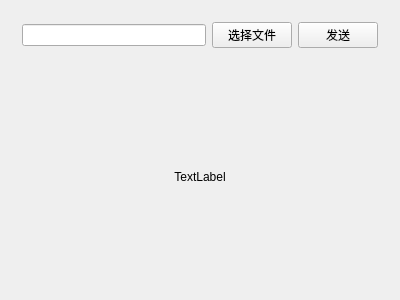
<?xml version="1.0" encoding="UTF-8"?>
<ui version="4.0">
 <class>Sender</class>
 <widget class="QWidget" name="Sender">
  <property name="geometry">
   <rect>
    <x>0</x>
    <y>0</y>
    <width>400</width>
    <height>300</height>
   </rect>
  </property>
  <property name="windowTitle">
   <string>Sender</string>
  </property>
  <layout class="QVBoxLayout" name="verticalLayout">
   <item>
    <widget class="QWidget" name="widget" native="true">
     <property name="sizePolicy">
      <sizepolicy hsizetype="Preferred" vsizetype="Fixed">
       <horstretch>0</horstretch>
       <verstretch>0</verstretch>
      </sizepolicy>
     </property>
     <layout class="QHBoxLayout" name="horizontalLayout">
      <item>
       <widget class="QLineEdit" name="lineEdit"/>
      </item>
      <item>
       <widget class="QPushButton" name="select">
        <property name="text">
         <string>选择文件</string>
        </property>
       </widget>
      </item>
      <item>
       <widget class="QPushButton" name="send">
        <property name="text">
         <string>发送</string>
        </property>
       </widget>
      </item>
     </layout>
    </widget>
   </item>
   <item>
    <widget class="QWidget" name="widget_2" native="true">
     <layout class="QVBoxLayout" name="verticalLayout_2">
      <item>
       <widget class="QLabel" name="pic">
        <property name="text">
         <string>TextLabel</string>
        </property>
        <property name="alignment">
         <set>Qt::AlignCenter</set>
        </property>
       </widget>
      </item>
     </layout>
    </widget>
   </item>
  </layout>
 </widget>
 <layoutdefault spacing="6" margin="11"/>
 <resources/>
 <connections/>
</ui>
